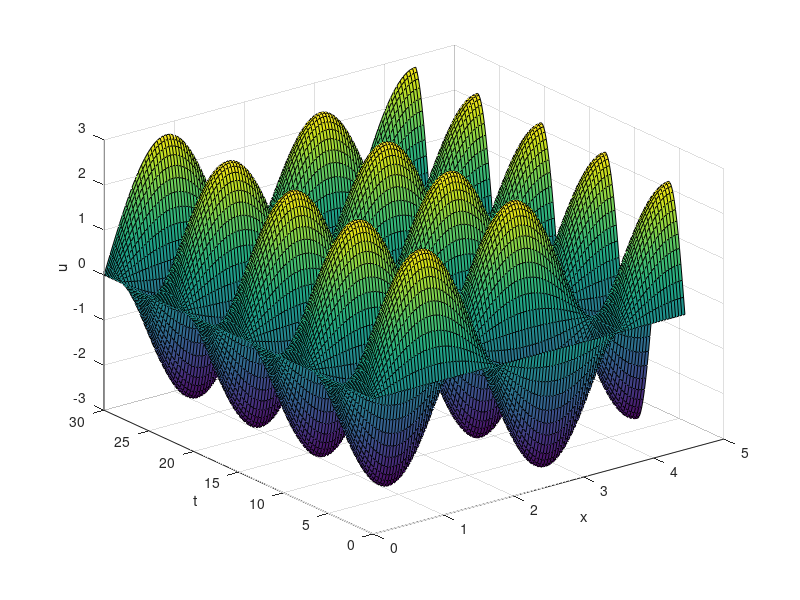

Reproduce this figure in MATLAB.
function stringFourie01b
clf; clc

L=pi*sqrt(2); a=1/2;
xx=0:L/100:L;
t0=0;tmax=30;
t=t0:(tmax-t0)/200:tmax;

    function y=phi(x)
%         for i=1:length(x)
%             if 1<x(i) && x(i)<2
%                 y(i)=10*exp(4/((2*x(i)-3)^2-1));
%             else
%                 y(i)=0;
%             end
%         end
        y=0*x;
    end

    function y=psi(x)
        %y=0*x;
        y=sin(5*x*sqrt(2)/4);
    end

    function y=fourieru(x,t) 
        y=0;
        for k=0:30
            Xk=sin(((2*k+1)*pi/(2*L)).*x);
            Ak=(2/L)*trapz(xx,phi(xx).*Xk(1,:));
            Bk=(4/(2*k+1)*pi*a)*trapz(xx,psi(xx).*Xk(1,:));
            Tk=Ak*cos((2*k+1)*pi*a*t/(2*L))+Bk*sin((2*k+1)*pi*a*t/(2*L));
            
            y=y+Tk.*Xk;
        end
    end

for n=1:length(t)
    clf 
    hold on
    y=fourieru(xx,t(n)); 
    plot(xx,y,'LineWidth',2,'Color','r');
    plot(0,y(1),'ko','MarkerFaceColor',[0 0 0]);
    plot(L,y(end),'ko','MarkerFaceColor',[0 0 0]);
    xlabel('x'); ylabel('u(x,t)');
    axis([0 L -3 3]);
    grid on;
    M(n)=getframe;
end

%movie(M,2)

hold off
[X,T]=meshgrid(xx,t);
U=fourieru(X,T);
surf(X,T,U)
xlabel('x')
ylabel('t')
zlabel('u')

end

